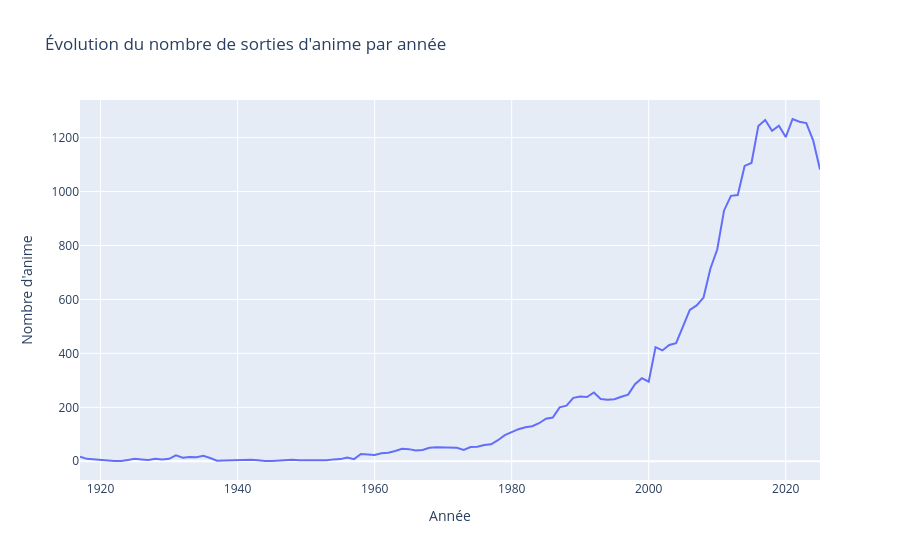

The code cell stored with this chart in its notebook:
### Code cell
sorties_par_annee = sorties_par_annee[sorties_par_annee.index <= 2025]
fig2 = px.line(
    x=sorties_par_annee.index,
    y=sorties_par_annee.values,
    title="Évolution du nombre de sorties d'anime par année",
    labels={"x": "Année", "y": "Nombre d'anime"}
)

fig2.show()

### Figure 1 — Plotly figure (JSON) as saved in the notebook; plotly's stock layout.template omitted (floating-point values rounded to 4 significant figures)
{"data": [{"hovertemplate": "Année=%{x}<br>Nombre d'anime=%{y}<extra></extra>", "legendgroup": "", "line": {"color": "#636efa", "dash": "solid"}, "marker": {"symbol": "circle"}, "mode": "lines", "name": "", "orientation": "v", "showlegend": false, "type": "scatter", "x": [1917.0, 1918.0, 1922.0, 1923.0, 1924.0, 1925.0, 1926.0, 1927.0, 1928.0, 1929.0, 1930.0, 1931.0, 1932.0, 1933.0, 1934.0, 1935.0, 1936.0, 1937.0, 1938.0, 1939.0, 1940.0, 1941.0, 1942.0, 1943.0, 1944.0, 1945.0, 1946.0, 1947.0, 1948.0, 1949.0, 1950.0, 1951.0, 1952.0, 1953.0, 1954.0, 1955.0, 1956.0, 1957.0, 1958.0, 1959.0, 1960.0, 1961.0, 1962.0, 1963.0, 1964.0, 1965.0, 1966.0, 1967.0, 1968.0, 1969.0, 1970.0, 1971.0, 1972.0, 1973.0, 1974.0, 1975.0, 1976.0, 1977.0, 1978.0, 1979.0, 1980.0, 1981.0, 1982.0, 1983.0, 1984.0, 1985.0, 1986.0, 1987.0, 1988.0, 1989.0, 1990.0, 1991.0, 1992.0, 1993.0, 1994.0, 1995.0, 1996.0, 1997.0, 1998.0, 1999.0, 2000.0, 2001.0, 2002.0, 2003.0, 2004.0, 2005.0, 2006.0, 2007.0, 2008.0, 2009.0, 2010.0, 2011.0, 2012.0, 2013.0, 2014.0, 2015.0, 2016.0, 2017.0, 2018.0, 2019.0, 2020.0, 2021.0, 2022.0, 2023.0, 2024.0, 2025.0], "xaxis": "x", "y": [17, 9, 1, 1, 5, 9, 7, 5, 9, 7, 9, 22, 13, 16, 15, 20, 12, 2, 3, 4, 4, 5, 6, 4, 1, 1, 3, 4, 6, 4, 4, 3, 4, 4, 7, 8, 14, 8, 27, 25, 23, 30, 32, 38, 46, 45, 40, 42, 50, 52, 51, 51, 50, 42, 53, 54, 60, 63, 78, 97, 107, 119, 126, 130, 141, 158, 162, 200, 206, 235, 240, 238, 255, 231, 228, 230, 239, 247, 286, 308, 295, 423, 411, 431, 438, 501, 561, 578, 607, 714, 785, 930, 984, 987, 1095, 1106, 1243, 1265, 1225, 1244, 1202, 1269, 1259, 1254, 1190, 1082], "yaxis": "y"}], "layout": {"legend": {"tracegroupgap": 0}, "title": {"text": "Évolution du nombre de sorties d'anime par année"}, "xaxis": {"anchor": "y", "domain": [0, 1], "title": {"text": "Année"}}, "yaxis": {"anchor": "x", "domain": [0, 1], "title": {"text": "Nombre d'anime"}}}}
